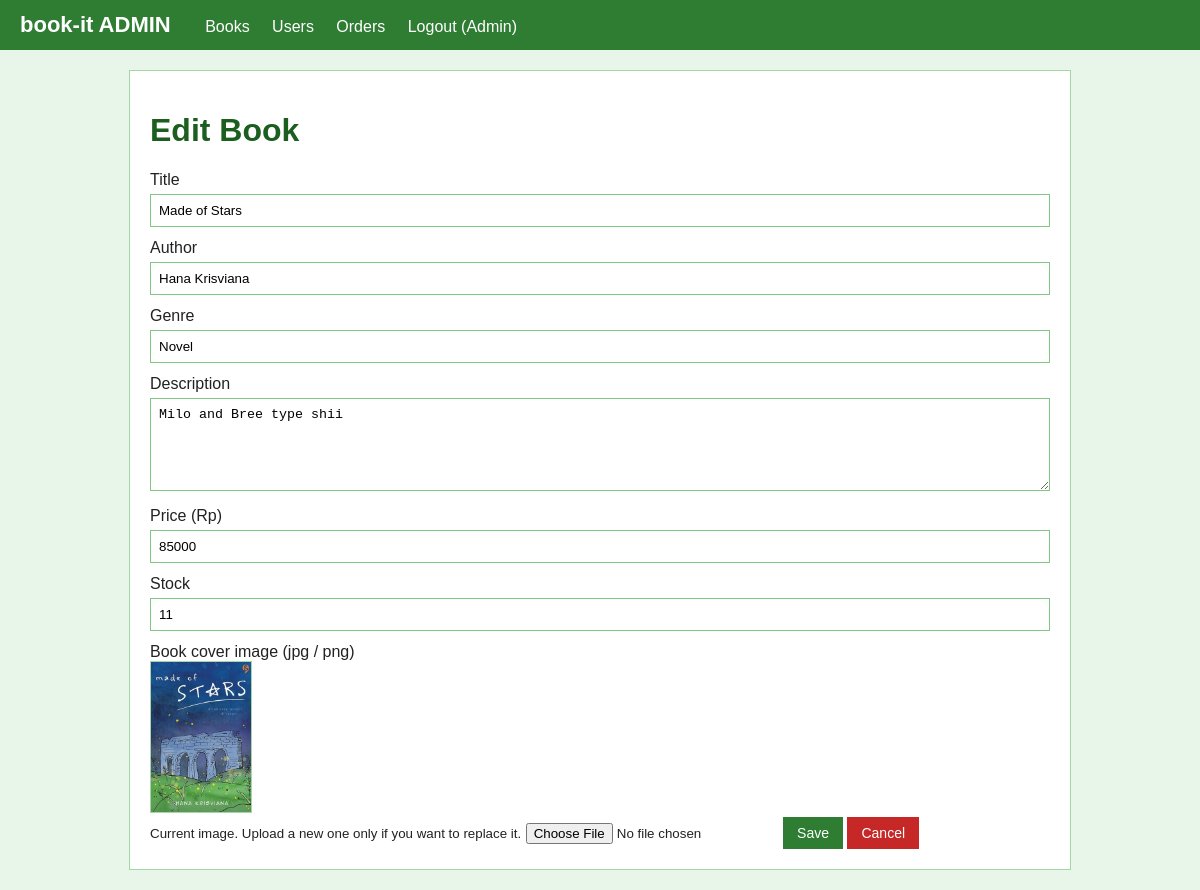
The page /admin/book_form.php?id=1 (signed in) on the database its author committed.
### tables this page shows
CREATE TABLE books (
  id INT AUTO_INCREMENT PRIMARY KEY,
  title VARCHAR(150) NOT NULL,
  author VARCHAR(100) NOT NULL,
  genre VARCHAR(50) NOT NULL,
  description TEXT,
  price INT NOT NULL,
  stock INT NOT NULL,
  image VARCHAR(255) DEFAULT ''
);

### config.php (called while the page is built, shortened)
<?php
    function h($text) {
        return htmlspecialchars($text);
    }
?>

### admin/book_form.php (the view, shortened to what this page needs)
<?php
    require "../config.php";
    $id = 0;
    if (isset($_GET['id'])) {
        $id = (int)$_GET['id'];
    }
    $book = array('title' => '', 'author' => '', 'genre' => '', 'description' => '', 'price' => '', 'stock' => '', 'image' => '');
    if ($id > 0) {
        $result = mysqli_query($conn, "SELECT * FROM books WHERE id=$id");
        $book = mysqli_fetch_assoc($result);
    }
    include "header.php";
?>
<html>
    <h1><?php echo ($id > 0) ? "Edit Book" : "Add Book"; ?></h1>
    <form method="post" enctype="multipart/form-data">
        Title
        <input type="text" name="title" value="<?php echo h($book['title']); ?>" required>
        Author
        <input type="text" name="author" value="<?php echo h($book['author']); ?>" required>
        Genre
        <input type="text" name="genre" value="<?php echo h($book['genre']); ?>" required>
        Description
        <textarea name="description" rows="5"><?php echo h($book['description']); ?></textarea>
        Price (Rp)
        <input type="number" name="price" value="<?php echo h($book['price']); ?>" min="0" required>
        Stock
        <input type="number" name="stock" value="<?php echo h($book['stock']); ?>" min="0" required>
        Book cover image (jpg / png)
        <?php if ($book['image'] != "") { ?>
            <br><img class="book-thumb" src="../uploads/<?php echo h($book['image']); ?>">
            <br><small>Current image. Upload a new one only if you want to replace it.</small>
        <?php } ?>
        <input type="file" name="image">
        <button class="btn" type="submit">Save</button>
        <a class="btn btn-red" href="index.php">Cancel</a>
    </form>
</html>

### style.css (style rules this page uses)
body { font-family: Arial, sans-serif; background-color: #e8f5e9; color: #222222; margin: 0; }
h1, h2 { color: #1b5e20; }
input[type="text"], input[type="email"], input[type="password"], input[type="number"], textarea, select { width: 100%; padding: 8px; margin: 5px 0 12px 0; border: 1px solid #81c784; box-sizing: border-box; }
.btn { background-color: #2e7d32; color: #ffffff; padding: 8px 14px; border: none; cursor: pointer; text-decoration: none; display: inline-block; font-size: 14px; }
.btn-red { background-color: #c62828; }
.book-thumb { width: 100px; height: 150px; object-fit: cover; border: 1px solid #a5d6a7; }

### rows shown on the page
books: title "Made of Stars", author "Hana Krisviana", genre "Novel", description "Milo and Bree type shii", price "85000", stock "11", image (picture)

### other values the page prints
$_SESSION['name'] "Admin"
